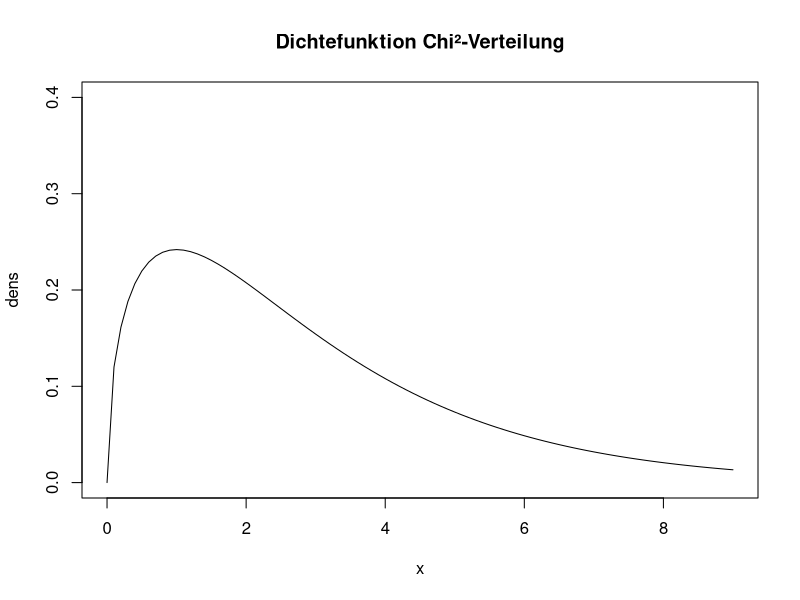
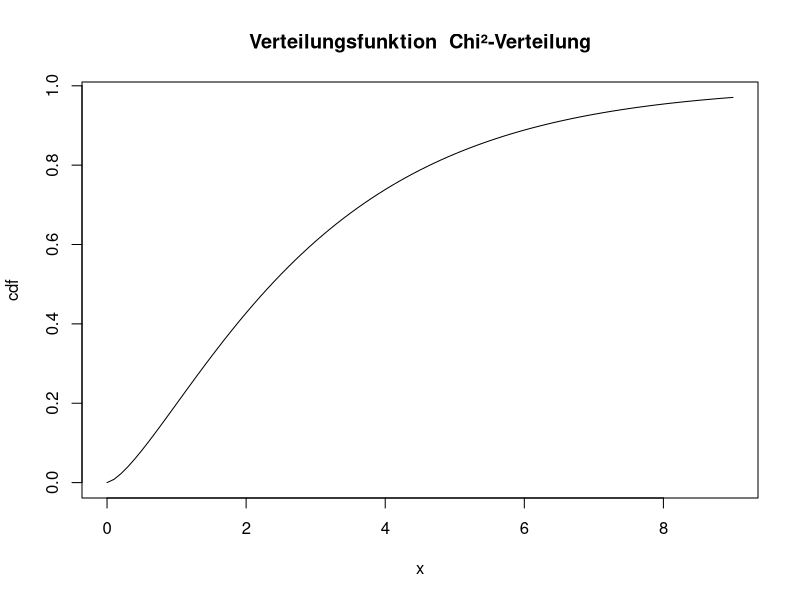

Source code (R) for these figures, in order:
df   <- 3
x    <- seq(0, 3*df, by=0.1)
dens <- dchisq(x, df)
plot(x, dens, type="l", ylim=c(0, 0.4),
		 main="Dichtefunktion Chi²-Verteilung")
cdf  <- pchisq(x, df)
plot(x, cdf, type="l", 
		 main="Verteilungsfunktion  Chi²-Verteilung")